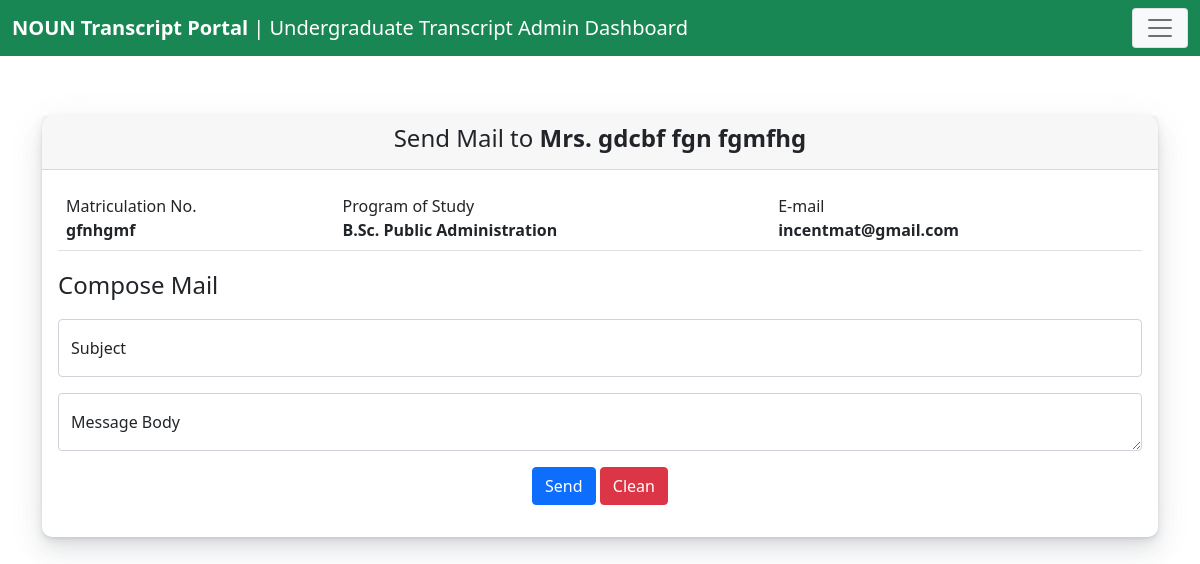
/adm/undergraduate_admin/send_mail.php?id=6 (signed in), run on the app's committed database.
### tables this page shows
CREATE TABLE IF NOT EXISTS `undergraduate` (
  `id` int(5) NOT NULL AUTO_INCREMENT,
  `title` varchar(6) NOT NULL DEFAULT 'Mr.',
  `firstname` varchar(25) NOT NULL,
  `middlename` varchar(25) NOT NULL,
  `lastname` varchar(25) NOT NULL,
  `sex` varchar(10) NOT NULL,
  `matric_no` varchar(15) NOT NULL,
  `phone` varchar(15) NOT NULL,
  `email` varchar(40) NOT NULL,
  `programme` varchar(50) NOT NULL,
  `date_of_graduation` varchar(12) NOT NULL,
  `applied_before` varchar(4) NOT NULL DEFAULT 'No',
  `recipient` varchar(70) NOT NULL,
  `recipient_name` varchar(70) NOT NULL,
  `address` varchar(255) NOT NULL,
  `city_town` varchar(15) NOT NULL,
  `postal_code` varchar(10) NOT NULL,
  `country` varchar(15) NOT NULL,
  `transcript_label` varchar(25) NOT NULL,
  `rrr` varchar(14) NOT NULL,
  `file1` varchar(100) NOT NULL,
  `file2` varchar(100) NOT NULL,
  `file3` varchar(100) NOT NULL,
  `status` varchar(20) NOT NULL,
  `datetime` timestamp NOT NULL DEFAULT CURRENT_TIMESTAMP COMMENT 'Date/Time of Entry',
  `dob` varchar(10) NOT NULL COMMENT 'Date of Birth',
  `typed_by` varchar(30) NOT NULL,
  `date_of_verification` varchar(15) NOT NULL,
  `comment` varchar(225) NOT NULL,
  `date_sent` varchar(15) NOT NULL,
  `tracking_code` varchar(20) NOT NULL,
  PRIMARY KEY (`id`)
);

### adm/undergraduate_admin/send_mail.php (the view, shortened to what this page needs)
<?php
include('post_header.php');
include('../../connect.php');
$get_id=$_GET['id'];
$sql="SELECT * FROM undergraduate WHERE id='$get_id' ";
$result=mysqli_query($conn, $sql);
$rows=mysqli_fetch_assoc($result);
?>
<body>
<br>
<br>
<br>
<br>
    <main class="container">
        <div class="card">
            <div class="card-header text-center">
              <h4>Send Mail to <b><?php echo $rows['title']." ".$rows['firstname']." ".$rows['middlename']." ".$rows['lastname'];  ?></b> </h4>
            </div>
            <div class="card-body">
                <fieldset>
                <table class="table table-condensed">
                <tr>
                        <td>
                        Matriculation No.<br>
                        <b><?php echo $rows['matric_no']; ?></b>
                        </td>
                        <td colspan="2">
                        Program of Study<br>
                        <b><?php echo $rows['programme']; ?></b>
                        </td>
                        <td>
                        E-mail<br>
                        <b><?php echo $rows['email']; ?></b>
                    </td>
                </tr>
                </table>
                </fieldset>
                <fieldset>
                <legend>Compose Mail</legend>
                <form method="post">
                <div class="row g-2">
                    <div class="col-md">
                        <div class="form-floating mb-3">
                            <input type="text" class="form-control" name="subject" id="floatingInput" placeholder="Subject">
                            <label for="floatingInput">Subject</label>
                        </div>
                    </div>
                </div>
                <div class="col-md">
                    <div class="mb-3 text-center">
                        <div class="col-md">
                        <div class="form-floating mb-3">
                            <textarea class="form-control" name="message" placeholder="Message Body" id="floatingTextarea"></textarea>
                            <label for="floatingTextarea">Message Body</label>
                        </div>
                    </div>
                    </div>
                </div>
                <div class="col-md">
                    <div class="mb-3 text-center">
                        <div class="col-md">
                        <div class="form-floating mb-3">
                            <input type="submit" class="btn btn-primary" name="sub_mail" value="Send"> <input type="reset" class="btn btn-danger" name="" value="Clean">
                        </div>
                    </div>
                    </div>
                </div>
            </form>
            </div>
            </div>
    </main>
</body>
</html>

### adm/css/style.css (style rules this page uses)
.card { background-color: #fff; border-radius: 10px; border: none; position: relative; margin-bottom: 30px; box-shadow: 0 0.46875rem 2.1875rem rgba(90,97,105,0.1), 0 0.9375rem 1.40625rem rgba(90,97,105,0.1), 0 0.25rem 0.53125rem rgba(90,97,105,0.12), 0 0.125rem 0.1875rem rgba(90,97,105,0.1); }
body { margin-top:20px; }

### data on the page
undergraduate: title "Mrs.", firstname "gdcbf", middlename "fgn", lastname "fgmfhg", matric_no "gfnhgmf", programme "B.Sc. Public Administration", email "incentmat@gmail.com"
